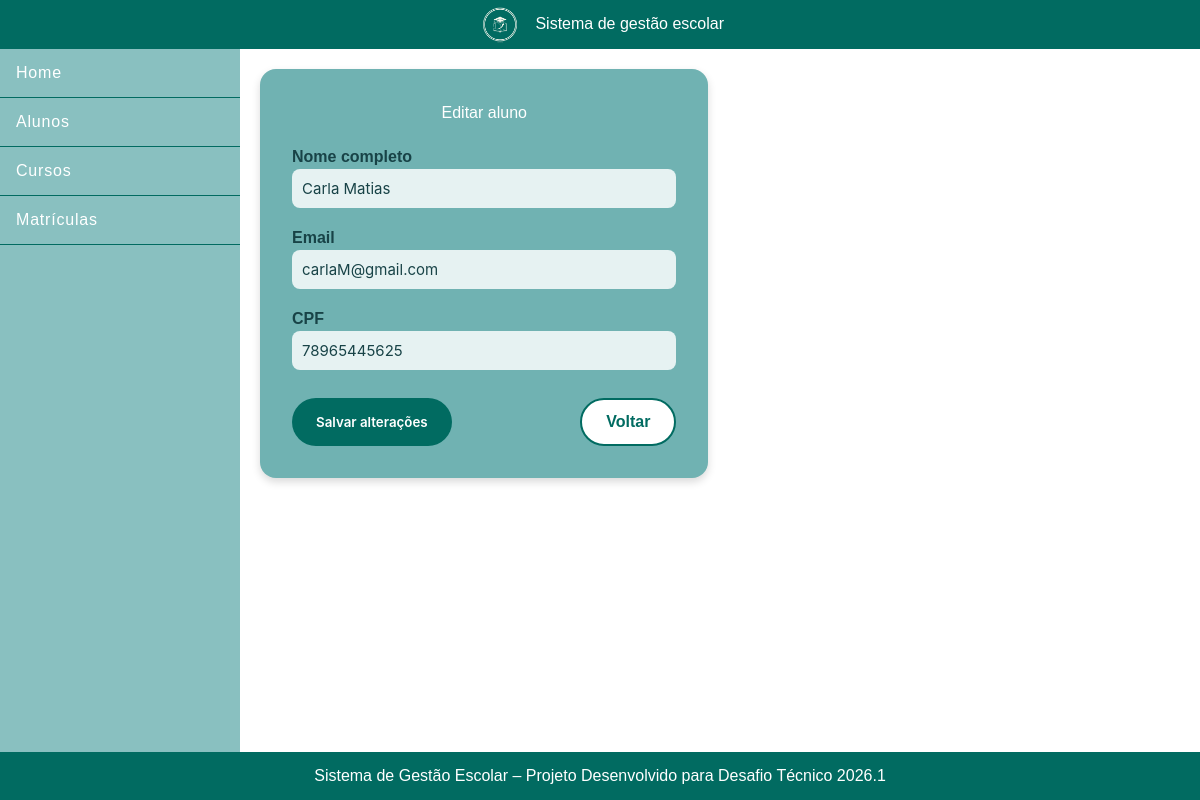
Page /alunos/editar/9/ on the committed database.
### escola/models.py (models this page shows, shortened)
class Aluno(models.Model):
    nome = models.CharField(max_length=100)
    email = models.EmailField(unique = True)
    cpf = models.CharField(max_length=11, unique=True)
    data_ingresso = models.DateTimeField(auto_now_add=True)

### escola/views.py (the view, shortened to what this page needs)
# urls.py: path("alunos/editar/<str:id>/", views.editar_aluno, name="editar_aluno"),
def editar_aluno(request, id):
    aluno = AlunoService.obter_aluno_por_id(id)
    return render(request, "escola/editar_aluno.html", {
        "aluno": aluno
    })

### escola/services/alunoservices.py (called while the page is built)
    @staticmethod
    def obter_aluno_por_id(id):
        return Aluno.objects.get(id=id)

### escola/templates/escola/editar_aluno.html (shortened to what this page needs)
{% extends 'escola/base.html' %}
{% load static %}
{% block content %}
<section class="cadastro-container">
    <h2>Editar aluno</h2>
    <form method="POST" class="formulario-cadastro">
        <div class="campo">
            <label>Nome completo</label>
            <input type="text" name="nome" value="{{ aluno.nome }}" required>
        </div>
        <div class="campo">
            <label>Email</label>
            <input type="email" name="email" value="{{ aluno.email }}" required>
        </div>
        <div class="campo">
            <label>CPF</label>
            <input type="text" name="cpf" value="{{ aluno.cpf }}" readonly>
        </div>
        <div class="botoes">
            <button type="submit" class="btn-principal">Salvar alterações</button>
            <a href="{% url 'alunos' %}" class="btn-secundario">Voltar</a>
        </div>
    </form>
</section>
{% endblock %}

### escola/static/escola/css/base.css (style rules this page uses)
html { height: 100%; }
* { margin: 0; padding: 0; box-sizing: border-box; }
body { display: flex; flex-direction: column; min-height: 100vh; font-family: 'Manrope', sans-serif; }

### escola/static/escola/css/cadastrar_aluno.css (style rules this page uses)
.cadastro-container { max-width: 600px; margin: 0 auto; padding: 32px; background: #70B2B2; border-radius: 16px; box-shadow: 0 4px 8px rgba(0,0,0,0.15); }
.cadastro-container h2 { color: white; text-align: center; margin-bottom: 20px; }
.formulario-cadastro { display: flex; flex-direction: column; gap: 18px; }
.campo label { color: #184347; font-weight: 600; }
.campo input { width: 100%; padding: 10px; border-radius: 8px; border: none; background: #e6f2f2; color: #184347; font-size: 15px; }
.botoes { display: flex; justify-content: space-between; margin-top: 10px; }
.btn-principal { padding: 10px 24px; background: #016B61; color: white; border-radius: 999px; border: none; cursor: pointer; font-weight: 600; }
.btn-secundario { padding: 10px 24px; background: white; color: #016B61; border-radius: 999px; border: 2px solid #016B61; font-weight: 600; text-decoration: none; }

### rows in the picture
Aluno: nome "Carla Matias", email "carlaM@gmail.com", cpf "78965445625"
